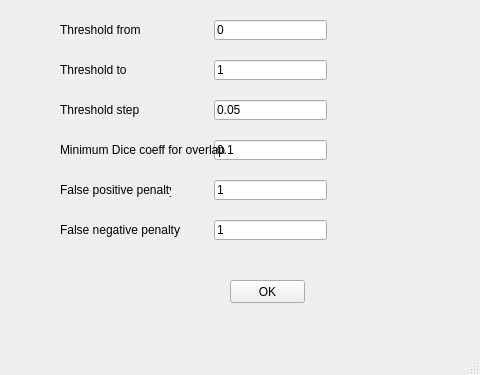
<?xml version="1.0" encoding="UTF-8"?>
<ui version="4.0">
 <class>MainWindow</class>
 <widget class="QMainWindow" name="MainWindow">
  <property name="geometry">
   <rect>
    <x>0</x>
    <y>0</y>
    <width>480</width>
    <height>375</height>
   </rect>
  </property>
  <property name="windowTitle">
   <string>MainWindow</string>
  </property>
  <widget class="QWidget" name="centralwidget">
   <widget class="QLabel" name="label_6">
    <property name="geometry">
     <rect>
      <x>60</x>
      <y>220</y>
      <width>131</width>
      <height>20</height>
     </rect>
    </property>
    <property name="text">
     <string>False negative penalty</string>
    </property>
   </widget>
   <widget class="QLineEdit" name="le_false_negative_penalty">
    <property name="geometry">
     <rect>
      <x>214</x>
      <y>220</y>
      <width>113</width>
      <height>20</height>
     </rect>
    </property>
    <property name="text">
     <string>1</string>
    </property>
   </widget>
   <widget class="QPushButton" name="pushButton">
    <property name="geometry">
     <rect>
      <x>230</x>
      <y>280</y>
      <width>75</width>
      <height>23</height>
     </rect>
    </property>
    <property name="text">
     <string>OK</string>
    </property>
   </widget>
   <widget class="QLineEdit" name="le_threshold_from">
    <property name="geometry">
     <rect>
      <x>214</x>
      <y>20</y>
      <width>113</width>
      <height>20</height>
     </rect>
    </property>
    <property name="text">
     <string>0</string>
    </property>
   </widget>
   <widget class="QLineEdit" name="le_threshold_step">
    <property name="geometry">
     <rect>
      <x>214</x>
      <y>100</y>
      <width>113</width>
      <height>20</height>
     </rect>
    </property>
    <property name="text">
     <string>0.05</string>
    </property>
   </widget>
   <widget class="QLineEdit" name="le_min_dice">
    <property name="geometry">
     <rect>
      <x>214</x>
      <y>140</y>
      <width>113</width>
      <height>20</height>
     </rect>
    </property>
    <property name="text">
     <string>0.1</string>
    </property>
   </widget>
   <widget class="QLineEdit" name="le_threshold_to">
    <property name="geometry">
     <rect>
      <x>214</x>
      <y>60</y>
      <width>113</width>
      <height>20</height>
     </rect>
    </property>
    <property name="text">
     <string>1</string>
    </property>
   </widget>
   <widget class="QLabel" name="label_5">
    <property name="geometry">
     <rect>
      <x>60</x>
      <y>180</y>
      <width>111</width>
      <height>20</height>
     </rect>
    </property>
    <property name="text">
     <string>False positive penalty</string>
    </property>
   </widget>
   <widget class="QLineEdit" name="le_false_positive_penalty">
    <property name="geometry">
     <rect>
      <x>214</x>
      <y>180</y>
      <width>113</width>
      <height>20</height>
     </rect>
    </property>
    <property name="text">
     <string>1</string>
    </property>
   </widget>
   <widget class="QLabel" name="label_2">
    <property name="geometry">
     <rect>
      <x>60</x>
      <y>60</y>
      <width>91</width>
      <height>20</height>
     </rect>
    </property>
    <property name="text">
     <string>Threshold to</string>
    </property>
   </widget>
   <widget class="QLabel" name="label_3">
    <property name="geometry">
     <rect>
      <x>60</x>
      <y>100</y>
      <width>91</width>
      <height>20</height>
     </rect>
    </property>
    <property name="text">
     <string>Threshold step</string>
    </property>
   </widget>
   <widget class="QLabel" name="label_4">
    <property name="geometry">
     <rect>
      <x>60</x>
      <y>140</y>
      <width>171</width>
      <height>20</height>
     </rect>
    </property>
    <property name="text">
     <string>Minimum Dice coeff for overlap</string>
    </property>
   </widget>
   <widget class="QLabel" name="label">
    <property name="geometry">
     <rect>
      <x>60</x>
      <y>20</y>
      <width>91</width>
      <height>20</height>
     </rect>
    </property>
    <property name="text">
     <string>Threshold from</string>
    </property>
   </widget>
   <widget class="QLabel" name="label_progress">
    <property name="geometry">
     <rect>
      <x>240</x>
      <y>320</y>
      <width>47</width>
      <height>13</height>
     </rect>
    </property>
    <property name="text">
     <string/>
    </property>
   </widget>
  </widget>
  <widget class="QMenuBar" name="menubar">
   <property name="geometry">
    <rect>
     <x>0</x>
     <y>0</y>
     <width>480</width>
     <height>21</height>
    </rect>
   </property>
  </widget>
  <widget class="QStatusBar" name="statusbar"/>
 </widget>
 <resources/>
 <connections/>
</ui>
